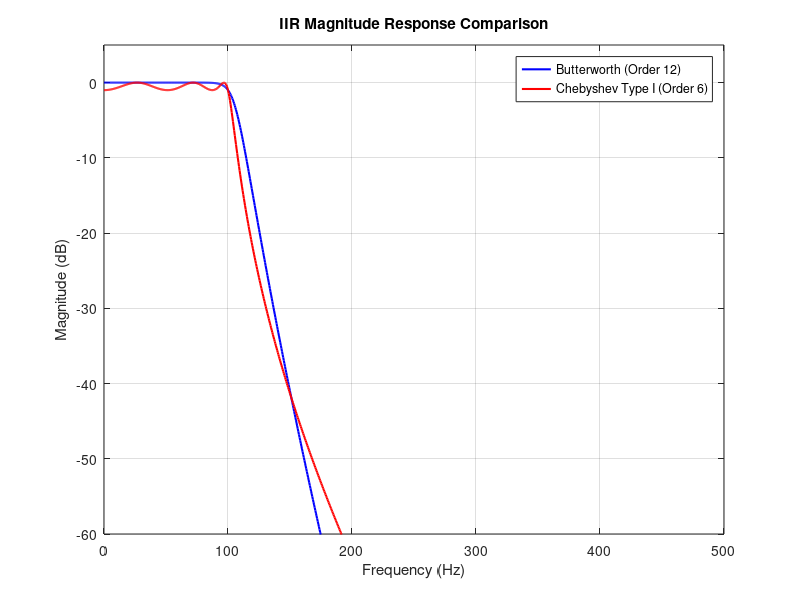

This chart was generated by the following MATLAB code:
clc;
clear;
close all;

% =========================================================
%       EXPERIMENT 18: IIR FILTER DESIGN COMPARISON
% =========================================================

fs = 1000;                     % Sampling frequency
f_pass = 100;                  % Passband edge frequency (Hz)
f_stop = 150;                  % Stopband edge frequency (Hz)
Rp = 1;                        % Passband ripple allowed (dB)
Rs = 40;                       % Stopband attenuation required (dB)

% Normalize frequencies to Nyquist scale
Wp = f_pass / (fs/2);
Ws = f_stop / (fs/2);

% 1. Design Butterworth Low-Pass Filter
[n_butt, Wn_butt] = buttord(Wp, Ws, Rp, Rs);
[b_butt, a_butt] = butter(n_butt, Wn_butt, 'low');

% 2. Design Chebyshev Type I Low-Pass Filter
[n_cheby, Wn_cheby] = cheb1ord(Wp, Ws, Rp, Rs);
[b_cheby, a_cheby] = cheby1(n_cheby, Rp, Wn_cheby, 'low');

% 3. Frequency Analysis
[H_butt, f] = freqz(b_butt, a_butt, 1024, fs);
[H_cheby, ~] = freqz(b_cheby, a_cheby, 1024, fs);

% 4. Visualization
figure('Name', 'Experiment 18: Butterworth vs Chebyshev', 'NumberTitle', 'off');
plot(f, 20*log10(abs(H_butt)), 'b', 'LineWidth', 1.5); hold on;
plot(f, 20*log10(abs(H_cheby)), 'r', 'LineWidth', 1.5);
title('IIR Magnitude Response Comparison');
xlabel('Frequency (Hz)');
ylabel('Magnitude (dB)');
legend(['Butterworth (Order ' num2str(n_butt) ')'], ['Chebyshev Type I (Order ' num2str(n_cheby) ')']);
ylim([-60 5]);
grid on;
